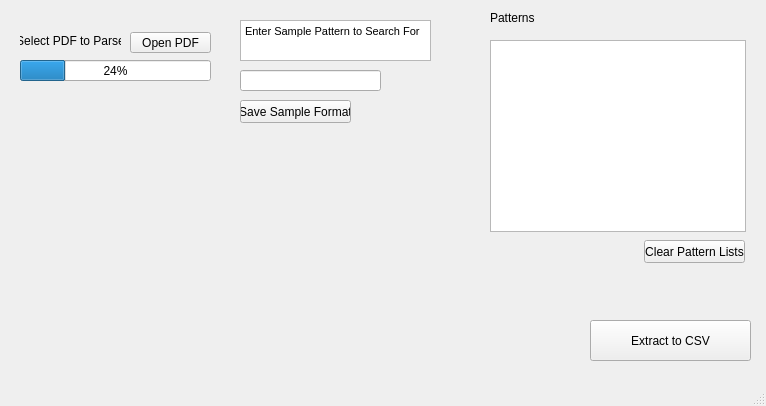
<?xml version="1.0" encoding="UTF-8"?>
<ui version="4.0">
 <class>MainWindow</class>
 <widget class="QMainWindow" name="MainWindow">
  <property name="geometry">
   <rect>
    <x>0</x>
    <y>0</y>
    <width>766</width>
    <height>406</height>
   </rect>
  </property>
  <property name="windowTitle">
   <string>PDF Parser (Work in Progress) - A. Chauhan</string>
  </property>
  <widget class="QWidget" name="centralwidget">
   <widget class="QLabel" name="label">
    <property name="geometry">
     <rect>
      <x>20</x>
      <y>30</y>
      <width>101</width>
      <height>21</height>
     </rect>
    </property>
    <property name="text">
     <string>Select PDF to Parse</string>
    </property>
    <property name="alignment">
     <set>Qt::AlignCenter</set>
    </property>
   </widget>
   <widget class="QPushButton" name="open_pdf_btn">
    <property name="geometry">
     <rect>
      <x>130</x>
      <y>32</y>
      <width>81</width>
      <height>21</height>
     </rect>
    </property>
    <property name="text">
     <string>Open PDF</string>
    </property>
   </widget>
   <widget class="QProgressBar" name="extract_pb">
    <property name="geometry">
     <rect>
      <x>20</x>
      <y>60</y>
      <width>191</width>
      <height>21</height>
     </rect>
    </property>
    <property name="value">
     <number>24</number>
    </property>
   </widget>
   <widget class="QLineEdit" name="pattern_regex">
    <property name="geometry">
     <rect>
      <x>240</x>
      <y>70</y>
      <width>141</width>
      <height>21</height>
     </rect>
    </property>
   </widget>
   <widget class="QTextBrowser" name="textBrowser">
    <property name="geometry">
     <rect>
      <x>240</x>
      <y>20</y>
      <width>191</width>
      <height>41</height>
     </rect>
    </property>
    <property name="html">
     <string>&lt;!DOCTYPE HTML PUBLIC &quot;-//W3C//DTD HTML 4.0//EN&quot; &quot;http://www.w3.org/TR/REC-html40/strict.dtd&quot;&gt;
&lt;html&gt;&lt;head&gt;&lt;meta name=&quot;qrichtext&quot; content=&quot;1&quot; /&gt;&lt;style type=&quot;text/css&quot;&gt;
p, li { white-space: pre-wrap; }
&lt;/style&gt;&lt;/head&gt;&lt;body style=&quot; font-family:'MS Shell Dlg 2'; font-size:8.25pt; font-weight:400; font-style:normal;&quot;&gt;
&lt;p style=&quot; margin-top:0px; margin-bottom:0px; margin-left:0px; margin-right:0px; -qt-block-indent:0; text-indent:0px;&quot;&gt;Enter Sample Pattern to Search For&lt;/p&gt;&lt;/body&gt;&lt;/html&gt;</string>
    </property>
   </widget>
   <widget class="QPushButton" name="save_pattern_btn">
    <property name="geometry">
     <rect>
      <x>240</x>
      <y>100</y>
      <width>111</width>
      <height>23</height>
     </rect>
    </property>
    <property name="text">
     <string>Save Sample Format</string>
    </property>
   </widget>
   <widget class="QListWidget" name="listWidget">
    <property name="geometry">
     <rect>
      <x>490</x>
      <y>40</y>
      <width>256</width>
      <height>192</height>
     </rect>
    </property>
   </widget>
   <widget class="QLabel" name="label_2">
    <property name="geometry">
     <rect>
      <x>490</x>
      <y>10</y>
      <width>61</width>
      <height>16</height>
     </rect>
    </property>
    <property name="text">
     <string>Patterns</string>
    </property>
   </widget>
   <widget class="QPushButton" name="clear_btn">
    <property name="geometry">
     <rect>
      <x>644</x>
      <y>240</y>
      <width>101</width>
      <height>23</height>
     </rect>
    </property>
    <property name="text">
     <string>Clear Pattern Lists</string>
    </property>
   </widget>
   <widget class="QPushButton" name="extract_btn">
    <property name="geometry">
     <rect>
      <x>590</x>
      <y>320</y>
      <width>161</width>
      <height>41</height>
     </rect>
    </property>
    <property name="text">
     <string>Extract to CSV</string>
    </property>
   </widget>
  </widget>
  <widget class="QMenuBar" name="menubar">
   <property name="geometry">
    <rect>
     <x>0</x>
     <y>0</y>
     <width>766</width>
     <height>21</height>
    </rect>
   </property>
  </widget>
  <widget class="QStatusBar" name="statusbar"/>
 </widget>
 <resources/>
 <connections/>
</ui>
